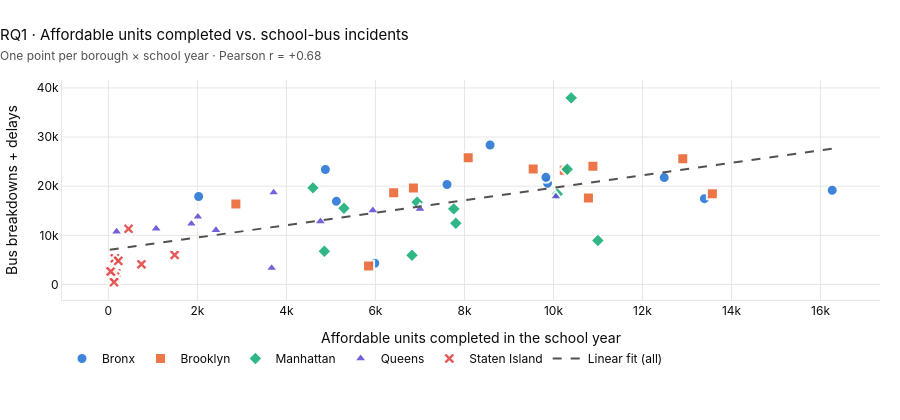

Here is the notebook cell this chart was saved with:
### Markdown cell above
### RQ1 (Ali Sherif Elghayesh)
**Question:** Do borough-years that delivered more affordable units also log more school-bus incidents?

**Chart:** Scatter of units completed vs. incidents, one point per borough × school year, with a pooled linear fit.

### Code cell
F.rq1_units_vs_incidents(yearly).show()

### Figure 1 — Plotly figure (JSON) as saved in the notebook; plotly's stock layout.template omitted (floating-point values rounded to 4 significant figures)
{"data": [{"customdata": [["2015-2016"], ["2016-2017"], ["2017-2018"], ["2018-2019"], ["2019-2020"], ["2020-2021"], ["2021-2022"], ["2022-2023"], ["2023-2024"], ["2024-2025"], ["2025-2026"]], "hovertemplate": "<b>Bronx</b> %{customdata[0]}<br>Units completed: %{x:,}<br>Bus incidents: %{y:,}<extra></extra>", "marker": {"color": "#2a78d6", "line": {"color": "white", "width": 2}, "opacity": 0.9, "size": 11, "symbol": "circle"}, "mode": "markers", "name": "Bronx", "type": "scatter", "x": [2028, 4875, 7608, 8576, 5124, 5986, 13392, 16263, 12488, 9867, 9830], "y": [17898, 23389, 20354, 28389, 16922, 4332, 17471, 19188, 21748, 20584, 21809]}, {"customdata": [["2015-2016"], ["2016-2017"], ["2017-2018"], ["2018-2019"], ["2019-2020"], ["2020-2021"], ["2021-2022"], ["2022-2023"], ["2023-2024"], ["2024-2025"], ["2025-2026"]], "hovertemplate": "<b>Brooklyn</b> %{customdata[0]}<br>Units completed: %{x:,}<br>Bus incidents: %{y:,}<extra></extra>", "marker": {"color": "#eb6834", "line": {"color": "white", "width": 2}, "opacity": 0.9, "size": 11, "symbol": "square"}, "mode": "markers", "name": "Brooklyn", "type": "scatter", "x": [2864, 6853, 13570, 8084, 10785, 5846, 6410, 10242, 9544, 10886, 12905], "y": [16394, 19637, 18481, 25778, 17595, 3783, 18669, 23235, 23477, 24081, 25577]}, {"customdata": [["2015-2016"], ["2016-2017"], ["2017-2018"], ["2018-2019"], ["2019-2020"], ["2020-2021"], ["2021-2022"], ["2022-2023"], ["2023-2024"], ["2024-2025"], ["2025-2026"]], "hovertemplate": "<b>Manhattan</b> %{customdata[0]}<br>Units completed: %{x:,}<br>Bus incidents: %{y:,}<extra></extra>", "marker": {"color": "#1baf7a", "line": {"color": "white", "width": 2}, "opacity": 0.9, "size": 11, "symbol": "diamond"}, "mode": "markers", "name": "Manhattan", "type": "scatter", "x": [7806, 6936, 10309, 10398, 10086, 4852, 5292, 4596, 7760, 6821, 10997], "y": [12470, 16761, 23451, 37975, 18404, 6768, 15517, 19671, 15385, 5944, 8941]}, {"customdata": [["2015-2016"], ["2016-2017"], ["2017-2018"], ["2018-2019"], ["2019-2020"], ["2020-2021"], ["2021-2022"], ["2022-2023"], ["2023-2024"], ["2024-2025"], ["2025-2026"]], "hovertemplate": "<b>Queens</b> %{customdata[0]}<br>Units completed: %{x:,}<br>Bus incidents: %{y:,}<extra></extra>", "marker": {"color": "#6250d6", "line": {"color": "white", "width": 2}, "opacity": 0.9, "size": 11, "symbol": "triangle-up"}, "mode": "markers", "name": "Queens", "type": "scatter", "x": [184, 2416, 1865, 2011, 1073, 3669, 4764, 3713, 5942, 7000, 10053], "y": [10751, 11050, 12338, 13762, 11353, 3351, 12823, 18698, 15056, 15382, 17885]}, {"customdata": [["2015-2016"], ["2016-2017"], ["2017-2018"], ["2018-2019"], ["2019-2020"], ["2020-2021"], ["2021-2022"], ["2022-2023"], ["2023-2024"], ["2024-2025"], ["2025-2026"]], "hovertemplate": "<b>Staten Island</b> %{customdata[0]}<br>Units completed: %{x:,}<br>Bus incidents: %{y:,}<extra></extra>", "marker": {"color": "#e34948", "line": {"color": "white", "width": 2}, "opacity": 0.9, "size": 11, "symbol": "x"}, "mode": "markers", "name": "Staten Island", "type": "scatter", "x": [31, 743, 1487, 175, 147, 127, 54, 453, 130, 147, 223], "y": [2928, 4114, 6011, 2316, 1577, 482, 2647, 11328, 5213, 5339, 4806]}, {"hoverinfo": "skip", "line": {"color": "#52514e", "dash": "dash", "width": 2}, "mode": "lines", "name": "Linear fit (all)", "type": "scatter", "x": [31.0, 362.3, 693.5, 1025.0, 1356.0, 1687.0, 2019.0, 2350.0, 2681.0, 3012.0, 3344.0, 3675.0, 4006.0, 4337.0, 4669.0, 5000.0, 5331.0, 5663.0, 5994.0, 6325.0, 6656.0, 6988.0, 7319.0, 7650.0, 7981.0, 8313.0, 8644.0, 8975.0, 9306.0, 9638.0, 9969.0, 10300.0, 10630.0, 10960.0, 11290.0, 11630.0, 11960.0, 12290.0, 12620.0, 12950.0, 13280.0, 13610.0, 13940.0, 14280.0, 14610.0, 14940.0, 15270.0, 15600.0, 15930.0, 16260.0], "y": [7051.0, 7471.0, 7891.0, 8311.0, 8731.0, 9151.0, 9571.0, 9991.0, 10410.0, 10830.0, 11250.0, 11670.0, 12090.0, 12510.0, 12930.0, 13350.0, 13770.0, 14190.0, 14610.0, 15030.0, 15450.0, 15870.0, 16290.0, 16710.0, 17130.0, 17550.0, 17970.0, 18390.0, 18810.0, 19230.0, 19650.0, 20070.0, 20490.0, 20910.0, 21330.0, 21750.0, 22170.0, 22590.0, 23010.0, 23430.0, 23850.0, 24270.0, 24690.0, 25110.0, 25530.0, 25950.0, 26370.0, 26790.0, 27210.0, 27630.0]}], "layout": {"font": {"color": "#0b0b0b", "family": "Inter, Segoe UI, Arial, sans-serif", "size": 12}, "height": 420, "hoverlabel": {"bgcolor": "white", "font": {"size": 12}}, "legend": {"orientation": "h", "title": {"text": ""}, "x": 0, "y": -0.2, "yanchor": "top"}, "margin": {"b": 120, "l": 60, "r": 20, "t": 80}, "title": {"font": {"color": "#0b0b0b", "size": 15}, "text": "RQ1 · Affordable units completed vs. school-bus incidents<br><span style='font-size:12px;color:#52514e'>One point per borough × school year · Pearson r = +0.68</span>", "x": 0, "xanchor": "left"}, "xaxis": {"gridcolor": "#e7e6e2", "linecolor": "#e7e6e2", "title": {"text": "Affordable units completed in the school year"}, "zeroline": false}, "yaxis": {"gridcolor": "#e7e6e2", "linecolor": "#e7e6e2", "title": {"text": "Bus breakdowns + delays"}, "zeroline": false}}}
